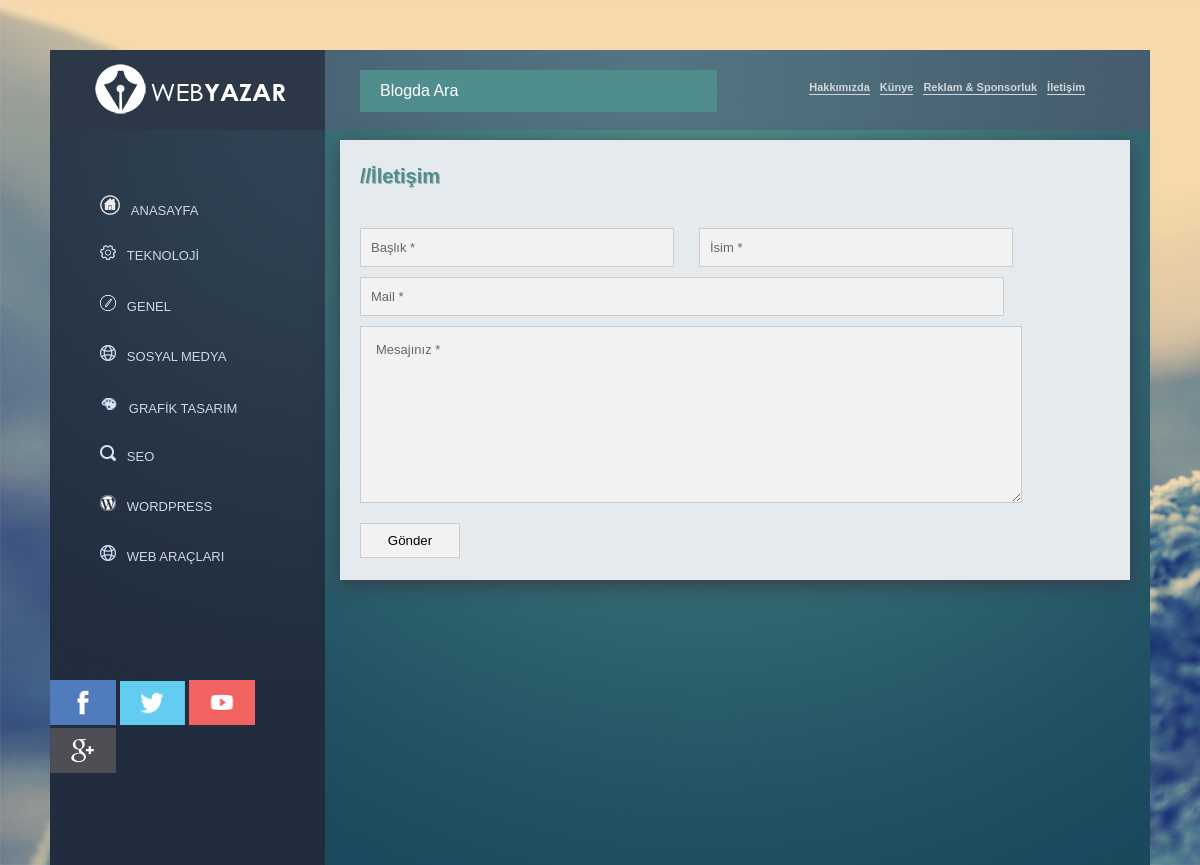
The page /iletisim.php on the database its author committed.
### tables this page shows
CREATE TABLE IF NOT EXISTS `ayarlar` (
  `id` int(11) NOT NULL,
  `site_adi` varchar(255) NOT NULL,
  `aciklama` varchar(255) NOT NULL,
  `keyworld` varchar(255) NOT NULL,
  `logo` varchar(5555) NOT NULL
);

CREATE TABLE IF NOT EXISTS `kategori` (
  `id` int(11) NOT NULL AUTO_INCREMENT,
  `ad` varchar(255) NOT NULL,
  `icon` varchar(5555) NOT NULL,
  PRIMARY KEY (`id`)
);

CREATE TABLE IF NOT EXISTS `sayfa` (
  `id` int(11) NOT NULL AUTO_INCREMENT,
  `icerik` text NOT NULL,
  `baslik` varchar(255) NOT NULL,
  PRIMARY KEY (`id`)
);

### www/iletisim.php (the view, shortened to what this page needs)
<?php require_once('Connections/blog.php'); ?>
<?php
$editFormAction = $_SERVER['PHP_SELF'];
if (isset($_SERVER['QUERY_STRING'])) {
  $editFormAction .= "?" . htmlentities($_SERVER['QUERY_STRING']);
}
?>
<!DOCTYPE html PUBLIC "-//W3C//DTD XHTML 1.0 Transitional//EN" "http://www.w3.org/TR/xhtml1/DTD/xhtml1-transitional.dtd">
<html xmlns="http://www.w3.org/1999/xhtml">
<head>
<link href="css/style.css" rel="stylesheet" type="text/css" />
</head>
<body>
<div class="dis">
<div class="genel">
<?php include('sidebar.php'); ?>
<div class="icerik">
<div class="iletisim">
  <div class="s-baslik">//İletişim
    <div id="iletisimform"><form action="<?php echo $editFormAction; ?>" method="post" name="form1" id="form1">
          <input id="iletisim1"  type="text" name="baslik"  size="32" value="Başlık *" />
          <input id="iletisim1" value="İsim *" type="text" name="isim"  size="32" />
          <input id="iletisim2" value="Mail *" type="text" name="mail"  size="32" />
          <textarea id="iletisim3" value="Mesajınız *" name="mesaj" cols="50" rows="5">Mesajınız *
          </textarea>
			<input id="iletisim4" type="submit" value="Gönder" /></td>
    </form></div>
    <p>&nbsp;</p>
</div>
</div>
</div>
</div>
</div>
</body>
</html>

### www/sidebar.php (shortened to what this page needs)
<?php require_once('Connections/blog.php'); ?>
<?php
$query_kategorigetir = "SELECT * FROM kategori ORDER BY id DESC";
$kategorigetir = mysql_query($query_kategorigetir, $blog) or die(mysql_error());
$row_kategorigetir = mysql_fetch_assoc($kategorigetir);
$query_logo = "SELECT * FROM ayarlar ORDER BY logo DESC";
$logo = mysql_query($query_logo, $blog) or die(mysql_error());
$row_logo = mysql_fetch_assoc($logo);
$query_sayfalistele = "SELECT * FROM sayfa ORDER BY id ASC";
$sayfalistele = mysql_query($query_sayfalistele, $blog) or die(mysql_error());
$row_sayfalistele = mysql_fetch_assoc($sayfalistele);
$query_sosyal = "SELECT * FROM iletisim";
$sosyal = mysql_query($query_sosyal, $blog) or die(mysql_error());
$row_sosyal = mysql_fetch_assoc($sosyal);
?>
<div class="sol">
  <div class="logo"><a href="index.php"><img src="<?php echo $row_logo['logo']; ?>" width="196" height="62" alt="logo" /></a></div>
  <div class="kategori">
    <ul>
      <li><a href="index.php"><img alt="homeicon" src="resimler/homeicon.png" />&nbsp;&nbsp;&nbsp;ANASAYFA</a></li>
      <?php do { ?>
        <li><a href="kategori.php?kat=<?php echo $row_kategorigetir['id']; ?>"><img alt="icon" src="<?php echo $row_kategorigetir['icon']; ?>" />&nbsp;&nbsp;&nbsp;<?php echo $row_kategorigetir['ad']; ?></a></li>
        <?php } while ($row_kategorigetir = mysql_fetch_assoc($kategorigetir)); ?>
    </ul>
   </div>
  <a href="<?php echo $row_sosyal['face']; ?>" target="_blank"><img src="resimler/flat_social_icons_02.png" width="66" alt="face" /></a>
  <a href="<?php echo $row_sosyal['twitter']; ?>" target="_blank"><img src="resimler/flat_social_icons_01.png" width="65" alt="face" /></a>
  <a href="<?php echo $row_sosyal['youtube']; ?>" target="_blank"><img src="resimler/flat_social_icons_03.png" width="66" alt="face" /></a>
  <a href="<?php echo $row_sosyal['plus']; ?>" target="_blank"><img src="resimler/flat_social_icons_04.png" width="66" alt="face" /></a>
 </div>
 <div class="ust">
   <div class="search">    <form action="search.php" method="get">
      <input type="text" name="aramasorgusu" id="search_text" placeholder="Blogda Ara" />
      <input type="button" name="search_button" id="search_button" />
    </form></div>
    <div class="sayfalar">
      <ul>
		<?php do { ?>
        <li><a href="sayfa.php?id=<?php echo $row_sayfalistele['id']; ?>"><?php echo $row_sayfalistele['baslik']; ?></a></li>
        <?php } while ($row_sayfalistele = mysql_fetch_assoc($sayfalistele)); ?>
        <li><a href="iletisim.php">İletişim</a></li>
		</ul>
    </div>
 </div>

### www/css/style.css (style rules this page uses)
a { text-decoration: none; }
body { margin: 0px; padding: 0px; font-family: Arial, Helvetica, sans-serif; font-size: 15px; color: #333; background-attachment: fixed; background-image: url(../resimler/background.jpg); -webkit-background-size: cover; -moz-background-size: cover; -o-background-size: cover; background-size: cover; }
.dis { background-color: #275A68; width: 1100px; height: auto; margin-top: 50px; margin-right: auto; margin-bottom: auto; margin-left: auto; }
.genel { position: absolute; background-color: #212d3e; height: auto; width: 1100px; margin-bottom: 50px; }
.sol { width: 275px; height: 100%; float: left; background-color: #212D3E; clear: right; }
.search { width: 357px; margin-left: 35px; margin-top: 20px; float: left; }
#search_text { width: 297px; padding: 15px 0 15px 20px; font-size: 16px; font-family: Montserrat, sans-serif; border: 0 none; height: 42px; margin-right: 0px; color: white; outline: none; background: #508e8e; float: left; box-sizing: border-box; transition: all 0.15s; }
#search_button { border: 0 none; background: #508e8e url(http://designmodo.com/demo/dropdown-menu-search/search.png) center no-repeat; width: 60px; float: left; padding: 0; text-align: center; height: 42px; cursor: pointer; }
.iletisim { box-shadow: 0 0 0 0,0 5px 19px rgba(55, 61, 74, 1); background-color: #E4EAED; height: 430px; width: 790px; margin-left: 15px; padding-bottom: 10px; }
#iletisim4 { background-color: #F2F2F2; height: 35px; margin-top: 20px; width: 100px; border: 1px solid #CCC; }
.s-baslik { text-shadow: 1px 1px #A1B2BA; margin-top: 10px; height: 15px; padding-top: 25px; padding-right: 25px; padding-bottom: 13px; padding-left: 20px; font-weight: bold; color: #508e8e; position: relative; width: 300px; font-size: 20px; }
.logo { background-color: #2c3848; height: 56px; font-family: Verdana, Geneva, sans-serif; color: #d6b60d; font-size: 20px; padding-top: 8px; padding-left: 40px; font-weight: lighter; padding-bottom: 16px; }
.ust { float: left; height: 80px; width: 825px; background-image: url(../resimler/ustbg.png); }
.kategori { height: 500px; width: 100%; background-image: url(../resimler/sbg.png); padding-top: 50px; background-color: #212D3E; background-repeat: no-repeat; }
.kategori ul { padding: 0px; margin: 0px; }
.kategori ul li { color: #D3DBE4; font-family: Verdana, Geneva, sans-serif; font-size: 15px; list-style-type: none; width: 275px; }
.kategori ul li a { -webkit-transition: border 0.5s; transition: border 0.5s; font-family: Arial, Helvetica, sans-serif; color: #CFD8E2; text-decoration: none; width: 222px; float: left; padding-left: 50px; height: 20px; padding-top: 15px; padding-bottom: 15px; font-size: 13px; }
.icerik { min-height: 700px; float: left; height: auto; width: 825px; background-image: url(../resimler/obg.png); background-color: #1a495e; background-repeat: no-repeat; padding-bottom: 35px; }
.sayfalar { height: 35px; float: right; width: auto; margin-right: 55px; margin-top: 16px; }
.sayfalar ul li { list-style-type: none; display: block; width: auto; padding-bottom: 1px; float: left; margin-right: 10px; border-bottom-width: 1px; border-bottom-style: double; border-bottom-color: #D2D6D6; }
.sayfalar ul li a { font-size: 11px; color: #D2D6D6; text-decoration: none; font-weight: bold; }
#iletisim1 { width: 300px; height: 35px; float: left; margin-right: 25px; background-color: #F2F2F2; border: 1px solid #CCC; color: #666; font-size: 13px; padding-left: 10px; }
#iletisim2 { width: 630px; height: 35px; margin-top: 10px; background-color: #F2F2F2; border: 1px solid #CCC; font-size: 13px; color: #666; padding-left: 10px; }
#iletisim3 { margin-top: 10px; width: 630px; height: 145px; background-color: #F2F2F2; border: 1px solid #CCC; font-size: 13px; color: #666; padding-top: 15px; padding-right: 15px; padding-bottom: 15px; padding-left: 15px; font-family: Verdana, Geneva, sans-serif; }
#iletisimform { width: 700px; margin-top: 40px; }

### rows shown on the page
ayarlar: logo (picture)
kategori: icon (picture), ad "TEKNOLOJİ"
kategori: icon (picture), ad "GENEL"
kategori: icon (picture), ad "SOSYAL MEDYA"
kategori: icon (picture), ad "GRAFİK TASARIM"
kategori: icon (picture), ad "SEO"
kategori: icon (picture), ad "WORDPRESS"
kategori: icon (picture), ad "WEB ARAÇLARI"
sayfa: baslik "Hakkımızda"
sayfa: baslik "Künye"
sayfa: baslik "Reklam & Sponsorluk"
